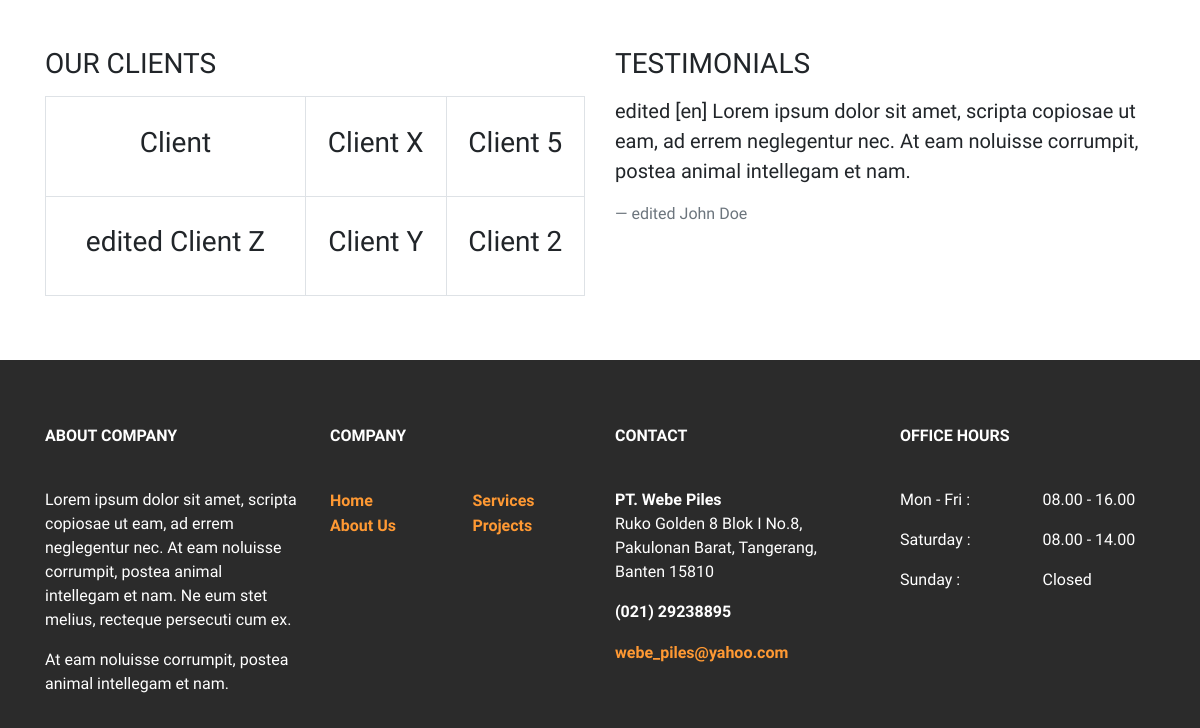
Page /home.php (lower part) on the earlier database version.
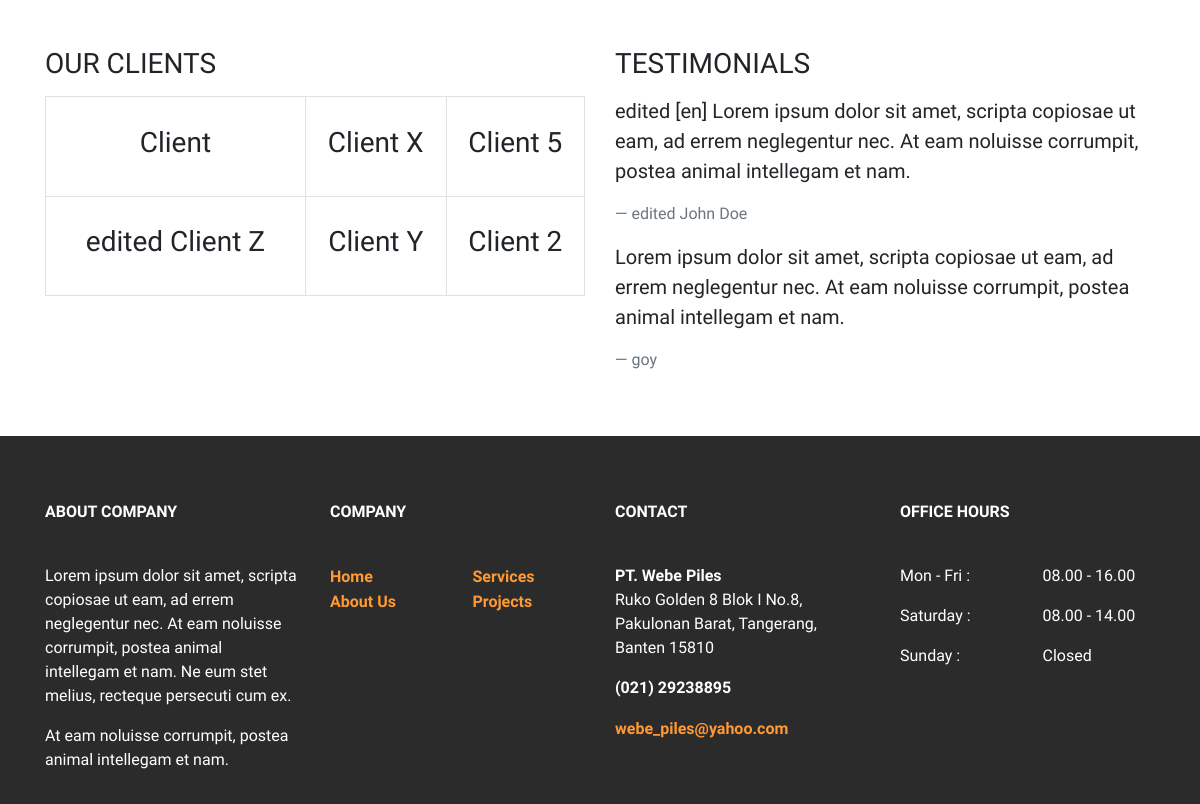
Same page on the later database version.
### tables this page shows
CREATE TABLE `client` (
  `id_client` int(11) NOT NULL,
  `nama_client` varchar(30) DEFAULT '0'
);

CREATE TABLE `testimonial` (
  `id_testimonial` int(11) NOT NULL,
  `isi_testimonial` text,
  `sumber_testimonial` varchar(50) DEFAULT '0',
  `bahasa_testimonial` varchar(2) DEFAULT NULL
);

### home.php (the view, shortened to what this page needs)
<!doctype html>
<html lang="en">
  <?php include ('fungsi/koneksi.php'); ?>
  <head>
  </head>
  <body>
	<div class="container">
		<div class="row mt-5">
			<div class="col-md-6">
				<h3 class="text-uppercase">Our Clients</h3>
				<div class="row my-3">
					<div class="col">
						<table class="table-bordered text-center" style="width: 100%; height: 200px;">
							<tr>
								<?php
									$client = "SELECT * FROM client ORDER BY id_client DESC";
									$hasil_client = mysqli_query($koneksi, $client);
									$i = 0;
									while ($row_client = mysqli_fetch_array($hasil_client, MYSQLI_ASSOC)) {
								?>
								<td>
									<h3><?php echo $row_client['nama_client']; ?></h3>
								</td>
								<?php
						          $i++;
						          if ($i % 3 == 0) {
						            echo '</tr><tr>';
						          }
						        ?>
						    	<?php } ?>
						</table>
					</div>
				</div>
			</div>
			<div class="col-md-6">
				<h3 class="text-uppercase">Testimonials</h3>
				<?php
					$testimonial = "SELECT * FROM testimonial WHERE bahasa_testimonial = 'en'";
					$hasil_testimonial = mysqli_query($koneksi, $testimonial);
					while ($row_testimonial = mysqli_fetch_array($hasil_testimonial, MYSQLI_ASSOC)) {
				?>
				<blockquote class="blockquote">
					<p><?php echo $row_testimonial['isi_testimonial']; ?></p>
					<p class="blockquote-footer"><?php echo $row_testimonial['sumber_testimonial']; ?></p>
				</blockquote>
				<?php } ?>
			</div>
		</div>
    </div>
  </body>
</html>

Differences in the rows shown:
added testimonial: isi_testimonial "Lorem ipsum dolor sit amet, scripta copiosae ut eam, ad errem neglegentur nec. At eam noluisse corrumpit, postea animal intellegam et nam.", sumber_testimonial "goy"
